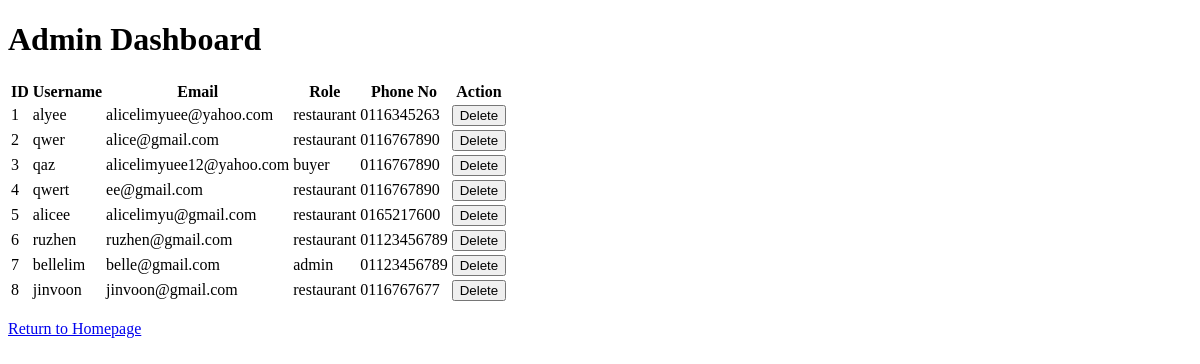
The app's page /admin_page (signed in), older data.
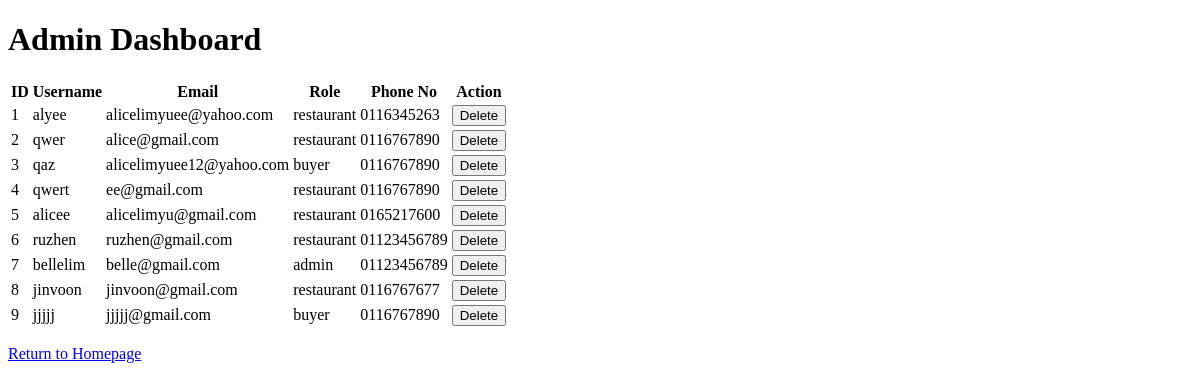
The same page, newer data.
### tables this page shows
CREATE TABLE users (
            id INTEGER PRIMARY KEY AUTOINCREMENT,
            name TEXT NOT NULL,
            email TEXT NOT NULL UNIQUE,
            username TEXT NOT NULL UNIQUE,
            password TEXT NOT NULL,
            role TEXT NOT NULL,
            phone_no TEXT NOT NULL
        );

### app.py (the view)
@app.route("/admin_page")
def admin_page():
    if "role" not in session or session["role"] != "admin":
        flash("You do not have permission to access this page.", "error")
        return redirect(url_for("login"))
    conn = get_db_connection()
    cursor = conn.cursor()
    cursor.execute("SELECT * FROM users")
    users = cursor.fetchall()
    conn.close()
    return render_template("admin.html", users=users)

### app.py (called while the page is built)
def get_db_connection():
    con = sqlite3.connect("database.db")
    con.row_factory = sqlite3.Row
    return con

### templates/admin.html (shortened to what this page needs)
<!DOCTYPE html>
<html lang="en">
<head>
</head>
<body>
    <h1>Admin Dashboard</h1>
    <table>
        <thead>
            <tr>
                <th>ID</th>
                <th>Username</th>
                <th>Email</th>
                <th>Role</th>
                <th>Phone No</th>
                <th>Action</th>
            </tr>
        </thead>
        <tbody>
            {% for user in users %}
            <tr>
                <td>{{ user.id }}</td>
                <td>{{ user.username }}</td>
                <td>{{ user.email }}</td>
                <td>{{ user.role }}</td>
                <td>{{ user.phone_no }}</td>
                <td>
                    <form method="POST" action="{{ url_for('delete_user', username=user.username) }}">
                        <button type="submit" class="button">Delete</button>
                    </form>
                </td>
            </tr>
            {% endfor %}
        </tbody>
    </table>
    <p><a href="{{ url_for('index') }}" class="button">Return to Homepage</a></p>
</body>
</html>

Row changes from the older to the newer data that the page shows:
added users: id "9", username "jjjjj", email "jjjjj@gmail.com", role "buyer", phone_no "0116767890"
